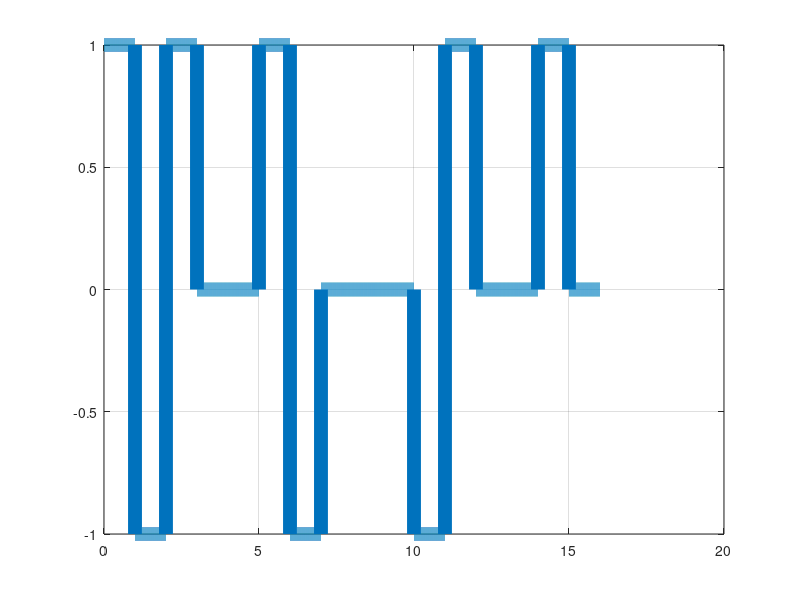

This figure's MATLAB source:
%bits = [1 0 1 1 0 0 1];
bits  = [1 1 0 0 0 0 1 0 0 0 0 0 0 0 0 0];
bitrate = 1;
n = 1000;#ekta bit e koto gulo point
T = length(bits)/bitrate;#time
N = n*length(bits);#total point
dt = T/N;#por por duita point er moddhe difference
t = 0:dt:T;
x = zeros(1,length(t));#zeros(n x m)
current = -1 %asssume the last bit is 1
one = 0
zero = 0;
for i=1:length(bits)
  if bits(i)==1
    x((i-1)*n + 1:i*n) = -current;
    current = -current;
    one = one + 1;
  else
    x((i-1)*n + 1:i*n) = 0;
    zero = zero + 1;
    if(zero == 4)
      if mod(one, 2) == 0
        x((i-1)*n + 1:i*n) = -current;
        x((i-4)*n + 1:(i - 3)*n) = -current;
        current = - current;
       else
        x((i-1)*n + 1:i*n) = current;
      end
      zero = 0;
      one = 0;
     end
   end

end

plot(t, x, 'Linewidth', 10);
grid on;

dem = zeros(1 , int16(length(x)/ n));

current = -1;
for i = 1 : length(x) / n
  if(x(i * n) == current)
    dem(i) = 0;
    dem(i - 1) = 0;
    dem(i - 2) = 0;
    dem(i - 3) = 0;
  elseif x(i * n) == -current
    dem(i) = 1;
    current = -current;
  else
    dem(i) = 0;

  end
end
display(dem);
